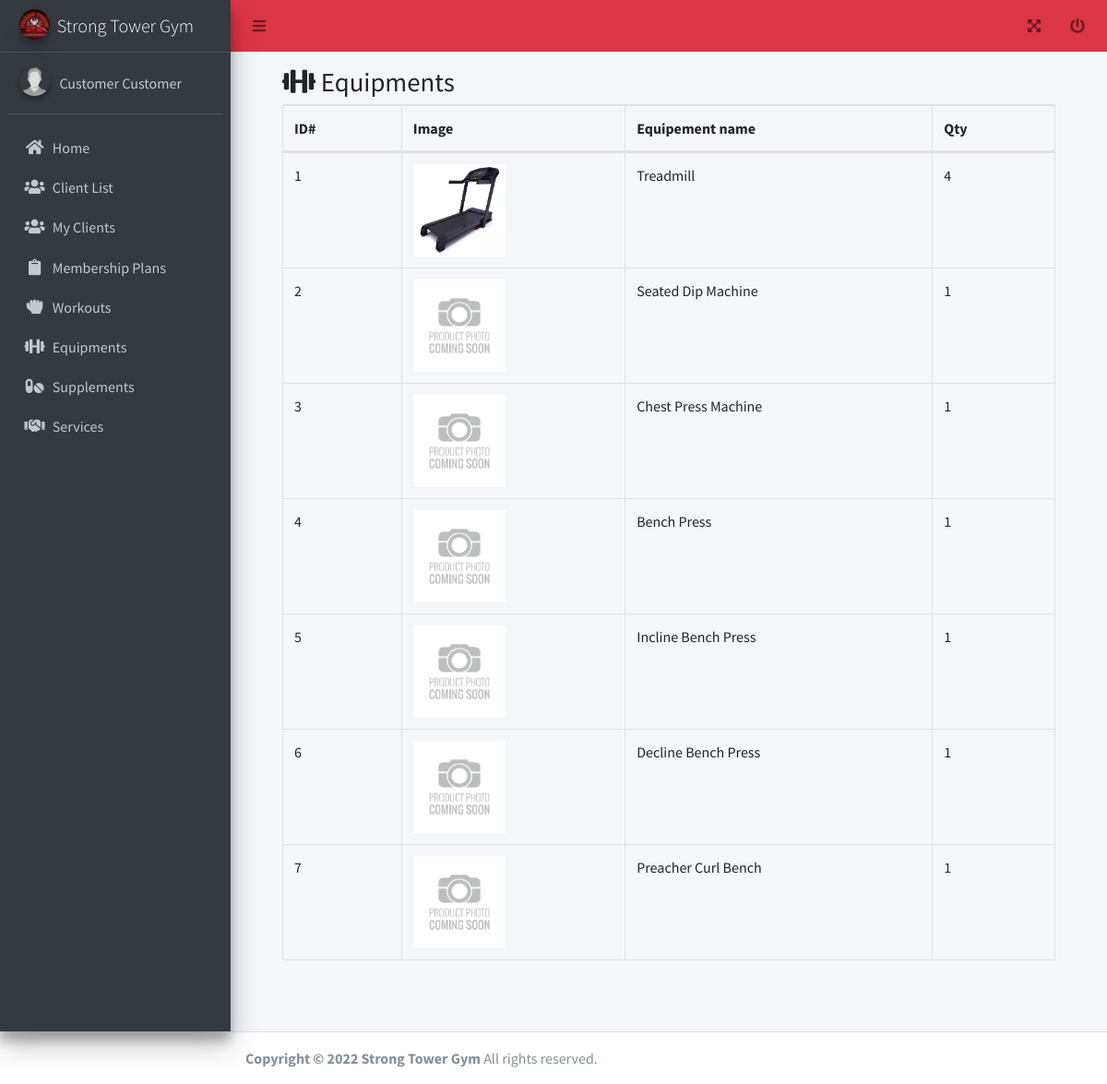
Page /trainer/equipments.php (signed in) on the committed database.
### tables this page shows
CREATE TABLE `tbl_equipment` (
  `id` int(11) NOT NULL,
  `image` text DEFAULT NULL,
  `name` varchar(255) DEFAULT NULL,
  `qty` int(11) DEFAULT NULL,
  `description` text DEFAULT NULL,
  `created_date` datetime DEFAULT current_timestamp(),
  `updated_date` datetime DEFAULT current_timestamp(),
  `deleted_flag` tinyint(4) DEFAULT 0
);

### functions.php (called while the page is built, shortened)
<?php
function get_list($sql)
{
  $data = array();
  $result = mysqli_query($_SESSION['conn'], $sql);
  while ($row = mysqli_fetch_assoc($result)) {
    $data[] = $row;
  }
  return $data;
}

### trainer/equipments.php (the view, shortened to what this page needs)
<?php include('header.php'); ?>
<link rel="stylesheet" href="../adminlte/plugins/datatables-bs4/css/dataTables.bootstrap4.min.css">
<link rel="stylesheet" href="../adminlte/plugins/datatables-responsive/css/responsive.bootstrap4.min.css">
<link rel="stylesheet" href="../adminlte/plugins/datatables-buttons/css/buttons.bootstrap4.min.css">
<div>
  <div class="content-wrapper">
    <div class="content-header">
      <div class="container-fluid" id="content">
        <div class="row mb-2">
          <div class="col-sm-12">
            <h1 class="m-0"><i class="fa fa-dumbbell"></i> Equipments</h1>
          </div>
          <div class="col-sm-12">
            <table id="example2" class="table table-bordered table-hover dataTable dtr-inline" aria-describedby="example2_info">
              <thead>
                <tr>
                  <th>ID#</th>
                  <th>Image</th>
                  <th>Equipement name</th>
                  <th>Qty</th>
                </tr>
              </thead>
              <tbody>
                <?php foreach (get_list("select * from tbl_equipment where deleted_flag = 0") as $res) { ?>
                  <tr>
                    <td><?php echo $res['id']; ?></td>
                    <td><img src="../equipments/<?php echo $res['image']; ?>" style="width:100px;height:100px;object-fit:contain"></td>
                    <td><?php echo ucfirst($res['name']); ?></td>
                    <td><?php echo ucfirst($res['qty']); ?></td>
                  </tr>
                <?php } ?>
              </tbody>
            </table>
          </div>
        </div>
      </div>
    </div>
  </div>
</div>
</div>
<?php include('footer.php'); ?>

### adminlte/css/admin.css (style rules this page uses)
#content { padding: 3em; padding-top: 0px; min-height: 85vh; }

### rows in the picture
tbl_equipment: id "1", image (picture), name "Treadmill", qty "4"
tbl_equipment: id "2", image (placeholder picture), name "Seated Dip Machine", qty "1"
tbl_equipment: id "3", image (placeholder picture), name "Chest Press Machine", qty "1"
tbl_equipment: id "4", image (placeholder picture), name "Bench Press", qty "1"
tbl_equipment: id "5", image (placeholder picture), name "Incline Bench Press", qty "1"
tbl_equipment: id "6", image (placeholder picture), name "Decline Bench Press", qty "1"
tbl_equipment: id "7", image (placeholder picture), name "Preacher Curl Bench", qty "1"

### other values in the picture
$_SESSION['user']->first_name "Customer"
$_SESSION['user']->last_name "Customer"
